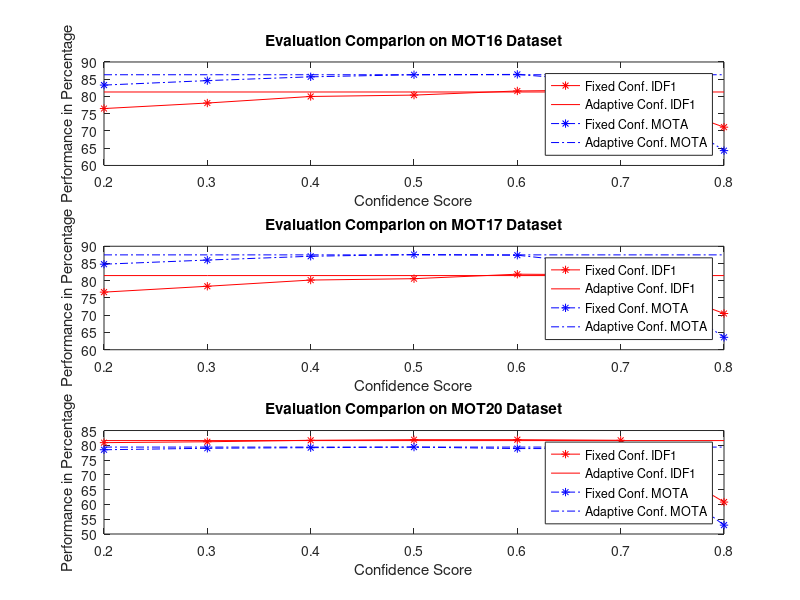

This chart was generated by the following MATLAB code:
figure;
subplot(3,1,1);
conf = [0.2, 0.3, 0.4, 0.5, 0.6, 0.7, 0.8];
fix_conf_idf1 = [76.5 78.1 80.0 80.4 81.6 81.9 71.1];
fix_conf_mota = [83.3 84.6 85.7 86.3 86.4 84.0 64.3];
fix_conf_ids = [826 731 645 564 425 294 106];
plot(conf, fix_conf_idf1, 'r-*'); hold on;
plot(conf, ones(size(conf)) * 81.3, 'r-');
plot(conf, fix_conf_mota, 'b-.*'); hold on;
plot(conf, ones(size(conf)) * 86.3, 'b-.');
xlim([min(conf), max(conf)]);
xlabel('Confidence Score');
ylabel('Performance in Percentage');
legend('Fixed Conf. IDF1', 'Adaptive Conf. IDF1', 'Fixed Conf. MOTA', 'Adaptive Conf. MOTA');
title('Evaluation Comparion on MOT16 Dataset');
hold on;
subplot(3,1,2);
conf = [0.2, 0.3, 0.4, 0.5, 0.6, 0.7, 0.8];
fix_conf_idf1 = [76.7 78.4 80.2 80.6 81.9 81.7 70.5];
fix_conf_mota = [84.8 86.0 87.1 87.6 87.4 84.2 63.6];
fix_conf_ids = [2613 2292 2007 1740 1308 909 324];
plot(conf, fix_conf_idf1, 'r-*'); hold on;
plot(conf, ones(size(conf)) * 81.5, 'r-');
plot(conf, fix_conf_mota, 'b-.*'); hold on;
plot(conf, ones(size(conf)) * 87.5, 'b-.');
xlim([min(conf), max(conf)]);
xlabel('Confidence Score');
ylabel('Performance in Percentage');
legend('Fixed Conf. IDF1', 'Adaptive Conf. IDF1', 'Fixed Conf. MOTA', 'Adaptive Conf. MOTA');
title('Evaluation Comparion on MOT17 Dataset');
hold on;
subplot(3,1,3);
conf = [0.2, 0.3, 0.4, 0.5, 0.6, 0.7, 0.8];
fix_conf_idf1 = [80.9 81.2 81.7 81.9 81.9 81.7 60.8];
fix_conf_mota = [78.5 79.0 79.2 79.4 78.9 78.9 53.0];
fix_conf_ids = [2003 1599 1291 1129 1050 934 560];
plot(conf, fix_conf_idf1, 'r-*'); hold on;
plot(conf, ones(size(conf)) * 81.6, 'r-');
plot(conf, fix_conf_mota, 'b-.*'); hold on;
plot(conf, ones(size(conf)) * 79.4, 'b-.');
xlim([min(conf), max(conf)]);
xlabel('Confidence Score');
ylabel('Performance in Percentage');
legend('Fixed Conf. IDF1', 'Adaptive Conf. IDF1', 'Fixed Conf. MOTA', 'Adaptive Conf. MOTA');
title('Evaluation Comparion on MOT20 Dataset');

set(gcf, 'Color', 'w');
addpath(genpath('./export_fig'));
%export_fig conf_selection.pdf; % https://github.com/altmany/export_fig

